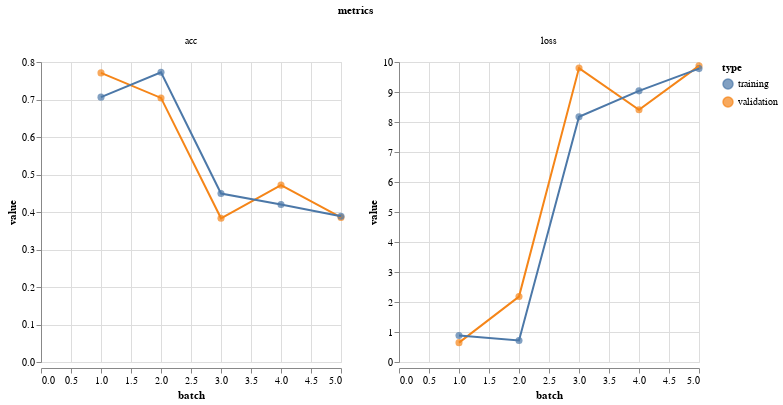

The cell this chart's notebook holds for it:
### Markdown cell above
**Step 4: Check the performance of the model**

### Code cell
vis.metrics(output_simple_conv.history)

### Figure 1 — Vega-Lite specification as saved in the notebook (floating-point values rounded to 4 significant figures)
{"$schema": "https://vega.github.io/schema/vega-lite/v2.4.3.json", "config": {"view": {"height": 300, "width": 400}}, "data": {"values": [{"batch": 1, "metrics": "loss", "type": "validation", "value": 0.6455}, {"batch": 2, "metrics": "loss", "type": "validation", "value": 2.181}, {"batch": 3, "metrics": "loss", "type": "validation", "value": 9.797}, {"batch": 4, "metrics": "loss", "type": "validation", "value": 8.406}, {"batch": 5, "metrics": "loss", "type": "validation", "value": 9.871}, {"batch": 1, "metrics": "acc", "type": "validation", "value": 0.771}, {"batch": 2, "metrics": "acc", "type": "validation", "value": 0.7042}, {"batch": 3, "metrics": "acc", "type": "validation", "value": 0.3832}, {"batch": 4, "metrics": "acc", "type": "validation", "value": 0.4716}, {"batch": 5, "metrics": "acc", "type": "validation", "value": 0.3854}, {"batch": 1, "metrics": "loss", "type": "training", "value": 0.8811}, {"batch": 2, "metrics": "loss", "type": "training", "value": 0.7154}, {"batch": 3, "metrics": "loss", "type": "training", "value": 8.173}, {"batch": 4, "metrics": "loss", "type": "training", "value": 9.039}, {"batch": 5, "metrics": "loss", "type": "training", "value": 9.78}, {"batch": 1, "metrics": "acc", "type": "training", "value": 0.7063}, {"batch": 2, "metrics": "acc", "type": "training", "value": 0.7725}, {"batch": 3, "metrics": "acc", "type": "training", "value": 0.4493}, {"batch": 4, "metrics": "acc", "type": "training", "value": 0.4202}, {"batch": 5, "metrics": "acc", "type": "training", "value": 0.3887}]}, "facet": {"column": {"field": "metrics", "type": "nominal"}}, "resolve": {"scale": {"color": "shared", "x": "shared", "y": "independent"}}, "spec": {"layer": [{"encoding": {"color": {"field": "type", "type": "nominal"}, "tooltip": [{"field": "batch", "type": "quantitative"}, {"field": "value", "type": "quantitative"}], "x": {"field": "batch", "type": "quantitative"}, "y": {"field": "value", "type": "quantitative"}}, "height": 300, "mark": {"size": 50, "type": "circle"}, "width": 300}, {"encoding": {"color": {"field": "type", "type": "nominal"}, "x": {"field": "batch", "type": "quantitative"}, "y": {"field": "value", "type": "quantitative"}}, "height": 300, "mark": "line", "width": 300}]}}
